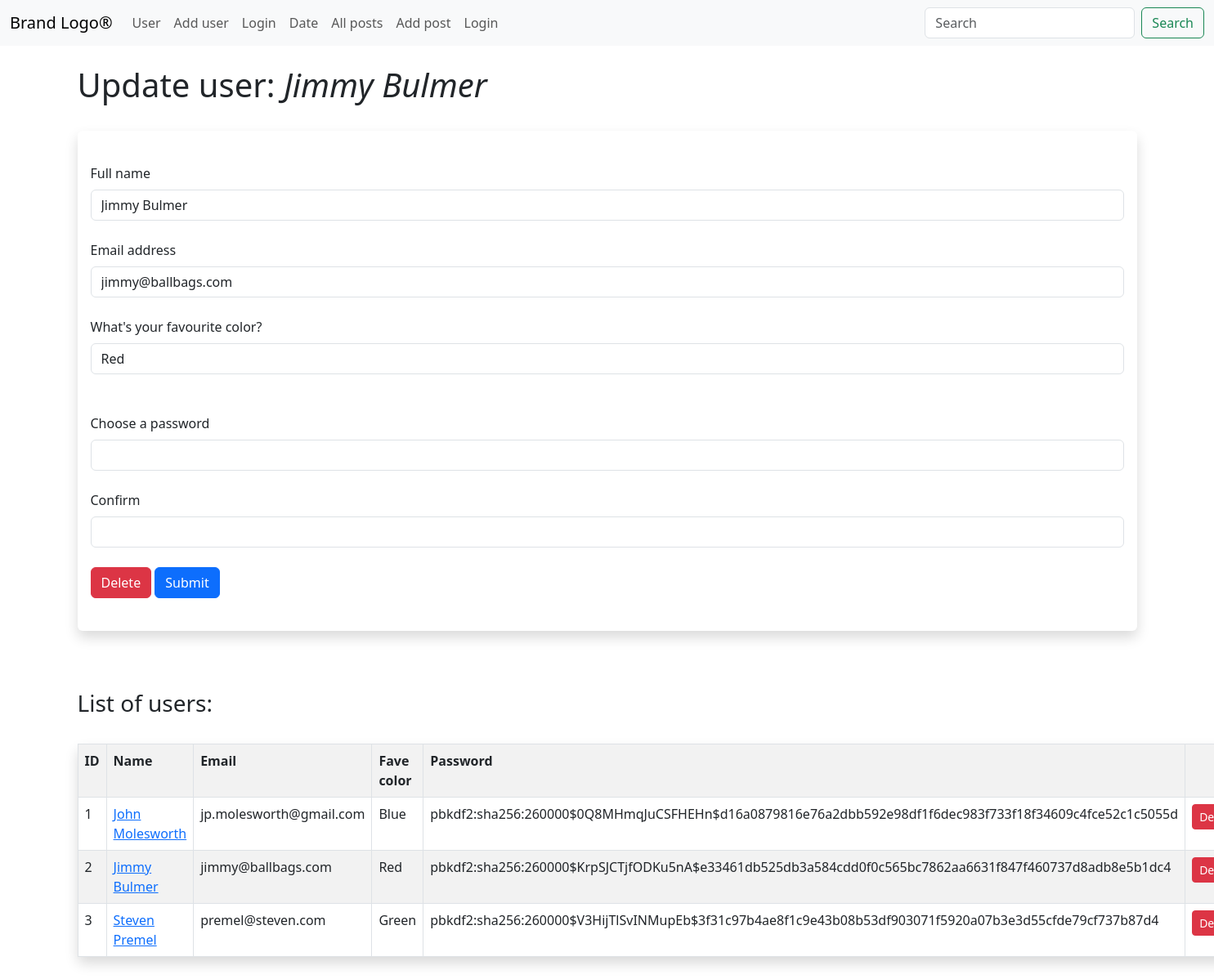
Screenshot of /update/2 with the database file from the repository.
### main.py (models this page shows, shortened)
    class Users(db.Model, UserMixin):
        id = db.Column(db.Integer, primary_key=True)
        name = db.Column(db.String(200), nullable=False)
        username = db.Column(db.String(200), nullable=False, unique=True)
        email = db.Column(db.String(200), nullable=False, unique=True)
        fave_color = db.Column(db.String(200), nullable=True)
        date_added = db.Column(db.DateTime, default=datetime.datetime.now())
        password_hash = db.Column(db.String(128))
        @property
        def password(self):
            raise AttributeError('Password is not a readable attribute')

### main.py (the view)
@app.route('/update/<int:id>', methods=["GET", "POST"])
def update(id):
    users = Users.query.order_by(Users.date_added)
    form = UserForm()
    name_to_update = Users.query.get_or_404(id)
    if request.method == "POST":
        name_to_update.name = request.form['name']
        name_to_update.email = request.form['email']
        name_to_update.password_hash = request.form['password_hash']
        name_to_update.fave_color = request.form['fave_color']
        try:
            db.session.commit()
            flash(f"User {name_to_update.name} updated!")
            form.name.data = ''
            form.email.data = ''
            form.password_hash.data = ''
            return render_template('update-user.html', form=form, users=users)
        except:
            flash(f"Error! You douchebag...")
            return render_template('update-user.html', form=form, name_to_update=name_to_update, users=users)
    else:
        return render_template('update-user.html', form=form, name_to_update=name_to_update, users=users)

### main.py
class UserForm(FlaskForm):
    name = StringField("Full name", validators=[DataRequired()])
    email = StringField("Email address", validators=[DataRequired()])
    username = StringField("Username", validators=[DataRequired()])
    password_hash2 = PasswordField("Confirm", validators=[DataRequired()])
    password_hash = PasswordField("Choose a password",
                                  validators=[EqualTo('password_hash2', message="Passwords must match")])
    fave_color = StringField("What's your favourite color?")
    submit = SubmitField("Submit")

### templates/update-user.html (shortened to what this page needs)
{% extends 'base.html' %}
{% block content%}
<br>
<h1>Update user: <em>{{ name_to_update.name }}</em></h1>
<br>
<div class="shadow p-3 mb-5 bg-body rounded">
<form action="/update/{{ name_to_update.id }}" method="post">
    <br>
    {{ form.name.label(class="form-label") }} {{ form.name(class="form-control", value=name_to_update.name) }}
    <br>
    {{ form.email.label(class="form-label") }} {{ form.email(class="form-control", value=name_to_update.email) }}
    <br>
    {{ form.fave_color.label(class="form-label") }} {{ form.fave_color(class="form-control", value=name_to_update.fave_color) }}
    <br>
     <br>
    {{ form.password_hash.label(class="form-label") }} {{ form.password_hash(class="form-control", value=name_to_update.password_hash) }}
    <br>
     {{ form.password_hash2.label(class="form-label") }} {{ form.password_hash2(class="form-control", value=name_to_update.password_hash2) }}
    <br>
    <a class="btn btn-danger" href="{{ url_for('delete', id=name_to_update.id) }}">Delete</a>
        {{ form.submit(class="btn btn-primary") }}
<br><br>
</form>
</div>
    <br>
<h3>List of users:</h3>
<br>
<table class="shadow p-3 mb-5 bg-body rounded table table-hover table-bordered table-striped">
    <tr>
    <th>ID</th>
    <th>Name</th>
    <th>Email</th>
        <th>Fave color</th>
        <th>Password</th>
        <th></th>
  </tr>
{% for user in users%}
    <tr>
        <td>{{ user.id }}</td>
            <td><a href="{{ url_for('update', id=user.id) }}">{{ user.name }}</a></td>
            <td>{{user.email}}</td>
        <td>{{user.fave_color}}</td>
        <td>{{user.password_hash }}</td>
        <td><a class="btn btn-danger btn-sm" href="{{ url_for('delete', id=user.id) }}">Delete</a></td>
    </tr>
{% endfor %}
</table>
{% endblock %}

### rows the page displays
Users: name "Jimmy Bulmer", email "jimmy@ballbags.com", fave_color "Red", id "2", password_hash "pbkdf2:sha256:260000$KrpSJCTjfODKu5nA$e33461db525db3a584cdd0f0c565bc7862aa6631f847f460737d8adb8e5b1dc4"
Users: id "1", name "John Molesworth", email "jp.molesworth@gmail.com", fave_color "Blue", password_hash "pbkdf2:sha256:260000$0Q8MHmqJuCSFHEHn$d16a0879816e76a2dbb592e98df1f6dec983f733f18f34609c4fce52c1c5055d"
Users: id "3", name "Steven Premel", email "premel@steven.com", fave_color "Green", password_hash "pbkdf2:sha256:260000$V3HijTlSvINMupEb$3f31c97b4ae8f1c9e43b08b53df903071f5920a07b3e3d55cfde79cf737b87d4"
